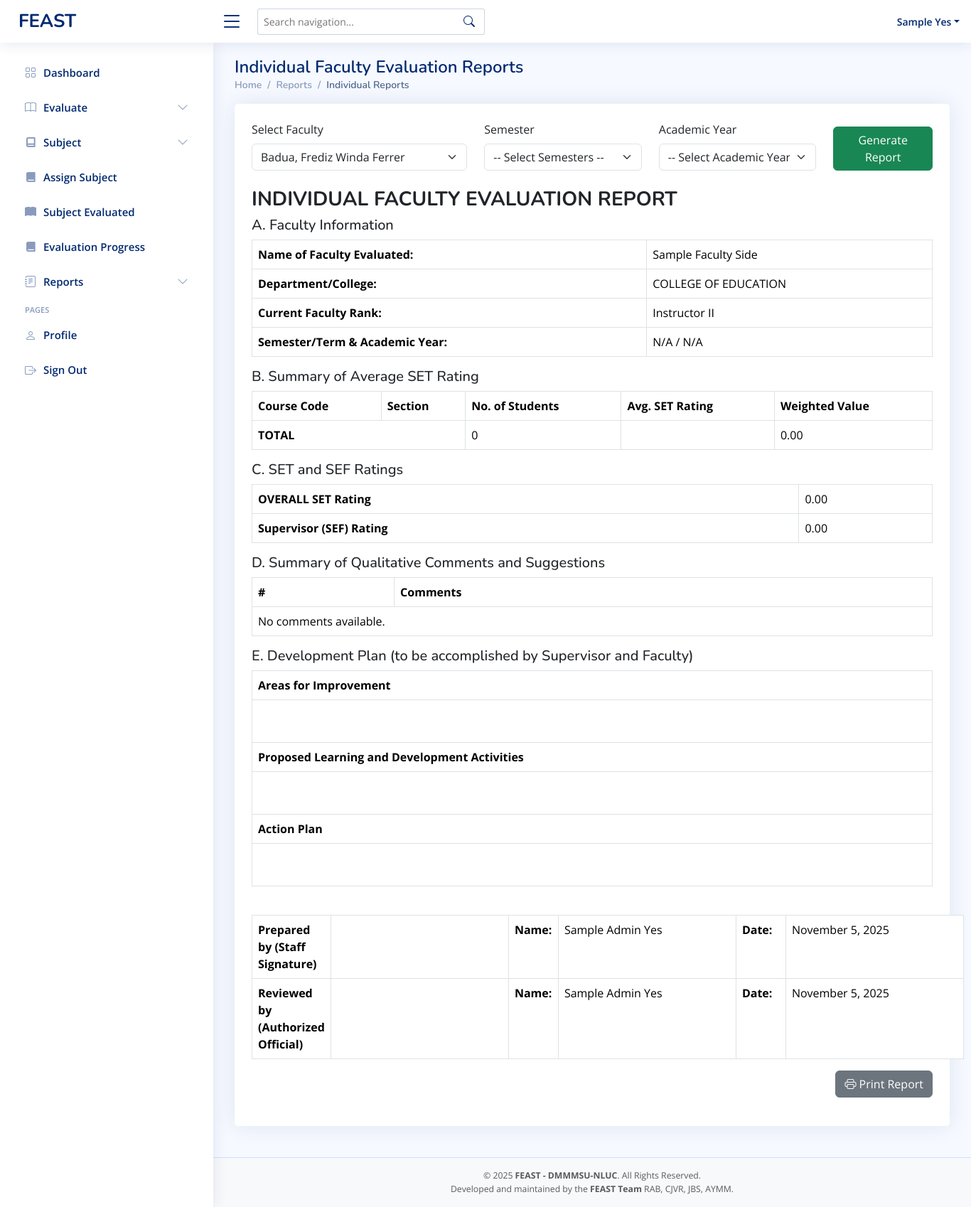
The app's page /admin-individualreport-orig.php?faculty_id=00919 (signed in), older data.
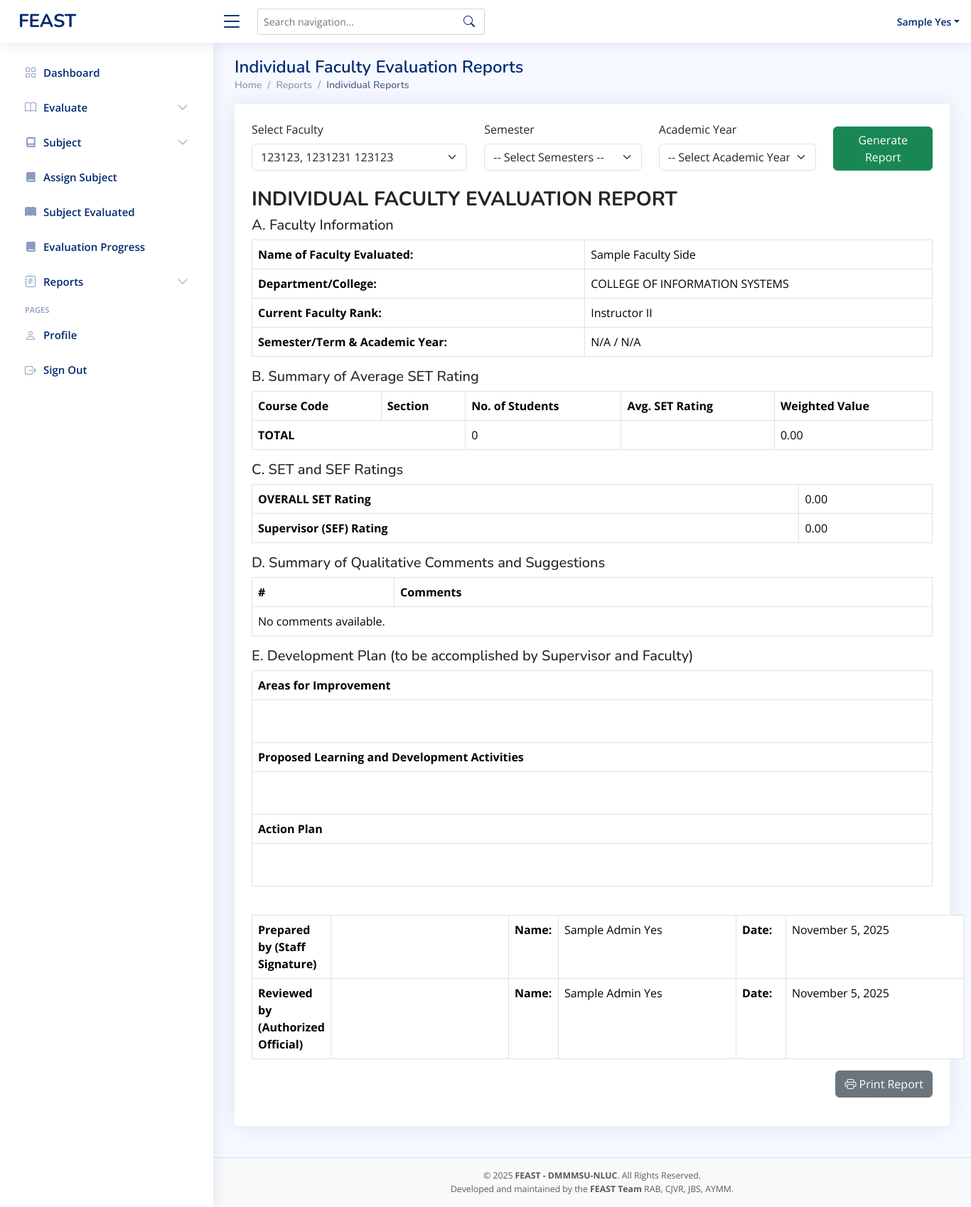
The same page, newer data.
### tables this page shows
CREATE TABLE `faculty` (
  `idnumber` varchar(11) NOT NULL,
  `first_name` varchar(50) NOT NULL,
  `mid_name` varchar(50) NOT NULL,
  `last_name` varchar(50) NOT NULL,
  `password` varchar(255) DEFAULT NULL,
  `department` varchar(255) DEFAULT NULL,
  `program` varchar(255) DEFAULT NULL,
  `faculty_rank` varchar(50) DEFAULT NULL,
  `role` varchar(50) NOT NULL DEFAULT 'faculty',
  `status` varchar(11) NOT NULL DEFAULT 'active'
);

### admin-individualreport-orig.php (the view, shortened to what the changed rows need)
<?php
include 'conn/conn.php';
$admin_id = $_SESSION['idnumber'];
$dept_stmt = $conn->prepare("SELECT department_name FROM admin_departments WHERE admin_idnumber = ?");
$dept_stmt->bind_param("s", $admin_id);
$dept_stmt->execute();
$dept_result = $dept_stmt->get_result();
$admin_departments = [];
while ($row = $dept_result->fetch_assoc()) {
  $admin_departments[] = $row['department_name'];
}
$selected_faculty_id = $_GET['faculty_id'] ?? '';
$reviewer_name = "N/A";
$reviewer_query = $conn->prepare("
    SELECT first_name, mid_name, last_name, position
    FROM admin
    WHERE idnumber IN (
      SELECT admin_idnumber FROM admin_departments WHERE department_name IN ('" . implode("','", $admin_departments) . "')
    )
      AND (position LIKE 'Dean%' OR position LIKE 'Chair%' OR position LIKE 'Program Chair%')
    LIMIT 1
");
$reviewer_query->execute();
$reviewer_query->bind_result($r_fname, $r_mname, $r_lname, $r_position);
if ($reviewer_query->fetch()) {
  $reviewer_name = trim("$r_fname $r_mname $r_lname");
}
$admin_info_query = $conn->prepare("SELECT first_name, mid_name, last_name, position FROM admin WHERE idnumber = ?");
$admin_info_query->bind_param("s", $admin_id);
$admin_info_query->execute();
$admin_info_query->bind_result($a_fname, $a_mname, $a_lname, $a_position);
$prepared_by_name = "N/A";
$admin_info_query = $conn->prepare("SELECT first_name, mid_name, last_name, position FROM admin WHERE idnumber = ?");
$admin_info_query->bind_param("s", $admin_id);
$admin_info_query->execute();
$admin_info_query->bind_result($a_fname, $a_mname, $a_lname, $a_position);
if ($admin_info_query->fetch()) {
  $prepared_by_name = "$a_fname $a_mname $a_lname ";
}
?>
<!DOCTYPE html>
<html lang="en">
<head>
  <?php include 'head.php' ?>
</head>
<body>
  <main id="main" class="main">
    <div class="pagetitle">
      <h1>Individual Faculty Evaluation Reports</h1>
    </div>
    <div class="card p-4 mb-4">
      <form method="GET" action="admin-individualreport.php">
        <div class="row align-items-end mb-4">
          <div class="col-md-4">
            <label for="faculty_id" class="form-label">Select Faculty</label>
            <select class="form-select" name="faculty_id" id="faculty_id" required>
              <?php
              $faculty_query = mysqli_query($conn, "
            SELECT idnumber, first_name, mid_name, last_name
            FROM faculty
            WHERE department IN ('" . implode("','", $admin_departments) . "')
            ORDER BY last_name ASC
          ");
              while ($row = mysqli_fetch_assoc($faculty_query)) {
                $full_name = $row['last_name'] . ', ' . $row['first_name'] . ' ' . $row['mid_name'];
                echo "<option value='{$row['idnumber']}' " .
                  ($selected_faculty_id == $row['idnumber'] ? "selected" : "") .
                  ">$full_name</option>";
              }
              ?>
            </select>
          </div>
        </div>
      </form>
      <?php
      if (isset($_GET['faculty_id'])) {
        $faculty_id = $_GET['faculty_id'];
        $stmt = $conn->prepare("SELECT last_name, first_name, mid_name, department, faculty_rank FROM faculty WHERE idnumber = ?");
        $stmt->bind_param("s", $faculty_id);
        $stmt->execute();
        $stmt->bind_result($lname, $fname, $mname, $department, $faculty_rank);
        $faculty_name = "$fname $mname $lname";
        $params_types = "s";
        $params_values = [$faculty_id];
        $admin_eval_where_clauses = ["evaluatee_id = ?"];
        $admin_eval_where_sql = implode(' AND ', $admin_eval_where_clauses);
        $semester = "N/A";
        $academic_year = "N/A";
        $total_students = 0;
        $total_weighted_value = 0;
        $overall_set = $total_students ? number_format($total_weighted_value / $total_students, 2) : '0.00';
        $sef_query = "SELECT AVG(computed_rating) as sef_rating FROM admin_evaluation WHERE " . $admin_eval_where_sql;
        $stmt_sef = $conn->prepare($sef_query);
        $sef_rating = 0;
        if ($stmt_sef) {
          $stmt_sef->bind_param($params_types, ...$params_values);
          $stmt_sef->execute();
          $sef_result = $stmt_sef->get_result();
          $sef_rating = mysqli_fetch_assoc($sef_result)['sef_rating'] ?? 0;
          $sef_rating = number_format($sef_rating, 2);
        }
      ?>
        <h3><strong>INDIVIDUAL FACULTY EVALUATION REPORT</strong></h3>
        <h5>A. Faculty Information</h5>
        <table class="table table-bordered">
          <tr>
            <th>Name of Faculty Evaluated:</th>
            <td><?= htmlspecialchars($faculty_name) ?></td>
          </tr>
          <tr>
            <th>Department/College:</th>
            <td><?= htmlspecialchars($department) ?></td>
          </tr>
          <tr>
            <th>Current Faculty Rank:</th>
            <td><?= htmlspecialchars($faculty_rank) ?></td>
          </tr>
          <tr>
            <th>Semester/Term & Academic Year:</th>
            <td><?= htmlspecialchars($semester) ?> / <?= htmlspecialchars($academic_year) ?></td>
          </tr>
        </table>
        <h5>B. Summary of Average SET Rating</h5>
        <table class="table table-bordered">
          <thead>
            <tr>
              <th>Course Code</th>
              <th>Section</th>
              <th>No. of Students</th>
              <th>Avg. SET Rating</th>
              <th>Weighted Value</th>
            </tr>
          </thead>
          <tbody>
            <tr>
              <th colspan='2'>TOTAL</th>
              <td><?= $total_students ?></td>
              <td></td>
              <td><?= number_format($total_weighted_value, 2) ?></td>
            </tr>
          </tbody>
        </table>
        <h5>C. SET and SEF Ratings</h5>
        <table class="table table-bordered">
          <tr>
            <th>OVERALL SET Rating</th>
            <td><?= $overall_set ?></td>
          </tr>
          <tr>
            <th>Supervisor (SEF) Rating</th>
            <td><?= $sef_rating ?></td>
          </tr>
        </table>
        <h5>D. Summary of Qualitative Comments and Suggestions</h5>
        <table class="table table-bordered">
          <tr>
            <th>#</th>
            <th>Comments</th>
          </tr>
          <?php
          $count = 1;
          if ($count == 1) echo "<tr><td colspan='2'>No comments available.</td></tr>";
          ?>
        </table>
        <h5>E. Development Plan (to be accomplished by Supervisor and Faculty)</h5>
        <table class="table table-bordered">
          <tr>
            <th>Areas for Improvement</th>
          </tr>
          <tr>
            <td style="height:60px;"></td>
          </tr>
          <tr>
            <th>Proposed Learning and Development Activities</th>
          </tr>
          <tr>
            <td style="height:60px;"></td>
          </tr>
          <tr>
            <th>Action Plan</th>
          </tr>
          <tr>
            <td style="height:60px;"></td>
          </tr>
        </table>
        <br>
        <table class="table table-bordered">
          <tr>
            <th class="wide-cell">Prepared by (Staff Signature)</th>
            <td class="signature-cell"></td>
            <th class="wide-cell">Name:</th>
            <td class="signature-cell"><?= htmlspecialchars($prepared_by_name) ?></td>
            <th class="wide-cell">Date:</th>
            <td class="signature-cell"><?= date('F j, Y') ?></td>
          </tr>
          <tr>
            <th class="wide-cell">Reviewed by (Authorized Official)</th>
            <td class="signature-cell"></td>
            <th class="wide-cell">Name:</th>
            <td class="signature-cell"><?= htmlspecialchars($reviewer_name) ?></td>
            <th class="wide-cell">Date:</th>
            <td class="signature-cell"><?= date('F j, Y') ?></td>
          </tr>
        </table>
        <div class="text-end mb-3">
          <?php
          $print_url = "admin-individualreport-printing.php?faculty_id=" . $faculty_id;
          ?>
          <a href="<?= $print_url ?>" class="btn btn-secondary" target="_blank">
            <i class="bi bi-printer"></i> Print Report
          </a>
        </div>
      <?php } ?>
    </div>
  </main>
</body>
</html>

Row changes from the older to the newer data that the page shows:
changed faculty "Sample Faculty Side": department "COLLEGE OF EDUCATION" → "COLLEGE OF INFORMATION SYSTEMS"
Text that changed along with them:
form field faculty_id: "Badua, Frediz Winda Ferrer" → "123123, 1231231 123123"
